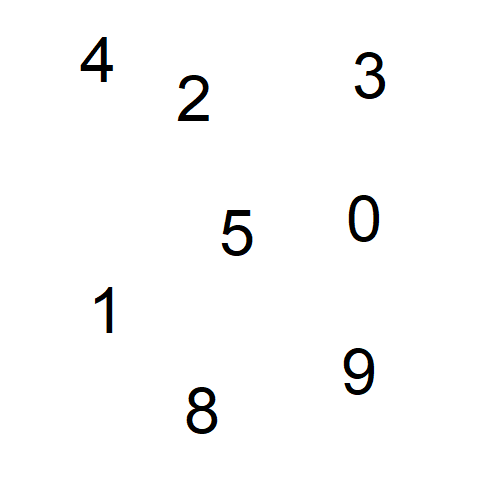
#> input picture 2. Digit recognition/source/sample3.png, 500 x 500 px; its folder holds 4 pictures in this run
$ python source.py
#> lines starting #> are read from the running program, lines starting #| are printed output that depends on the picture; after the words box and inside, x2 and y2 are one past the last pixel; in counts of white or black regions, pixels touching at a corner belong together
import cv2
import os, shutil
import math
import operator
from scipy.ndimage import interpolation as inter
import numpy as np

def loadData():
    data = dict([
        ('0', []),
        ('1', []),
        ('2', []),
        ('3', []),
        ('4', []),
        ('5', []),
        ('6', []),
        ('7', []),
        ('8', []),
        ('9', []),
    ])

    currentPath = os.getcwd()
    dataDirectory = os.path.join(currentPath, "data")

    for dirPath, _, folderContent in os.walk(dataDirectory):
        for file in folderContent:
            digit = str.split(dirPath, os.path.sep)[-1]
            filePath = os.path.join(dirPath, file)

            if str.split(filePath, '.')[-1] != 'png':
                continue

            imageBitmap = cv2.imread(filePath, cv2.IMREAD_GRAYSCALE)
            _, thresh = cv2.threshold(imageBitmap, 120, 255, cv2.THRESH_BINARY)
            thresh = thresh.astype(int) / 255

            data[digit].append(thresh)

    return data


data = loadData()

def calculateEuclideanDistance(image1, image2):
    if(image1.shape != image2.shape):
        print('Shapes are different')
        return 1000000

    distance = np.sum((image1 - image2) ** 2)

    return math.sqrt(distance)

class ClassificationResult:
    recognizedDigit: str
    bitmapIndex: int
    euclideanDistance: float

    def __init__(self, recognizedDigit, bitmapIndex, euclideanDistance):
        self.recognizedDigit = recognizedDigit
        self.bitmapIndex = bitmapIndex
        self.euclideanDistance = euclideanDistance


def classify(preparedImage):
    distances = []

    for digit in data:
        for bitmapIndex, bitmap in enumerate(data[digit]):
            distance = calculateEuclideanDistance(preparedImage, bitmap)

            classificationResult = ClassificationResult(digit, bitmapIndex, distance)
            distances.append(classificationResult)

    distances.sort(key = lambda result: result.euclideanDistance)

    minDistances = distances[:8]

    frequency = dict()

    for distance in minDistances:
        currentValue = frequency.get(distance.recognizedDigit, 0)
        frequency[distance.recognizedDigit] = currentValue + 1

    max_value = max(frequency.items(), key=operator.itemgetter(1))

    max_value_elements = list()

    for key, value in frequency.items():
        if value == max_value[1]:
            max_value_elements.append(key)

    if len(max_value_elements) == 1:

        for distance in minDistances:
            if distance.recognizedDigit == max_value_elements[0]:
                return distance.recognizedDigit, distance.euclideanDistance, minDistances

    return (minDistances[0].recognizedDigit, minDistances[0].euclideanDistance, minDistances)


# prepare artifactgs directory
artifactsPath = os.path.join(os.curdir, "artifacts")

if os.path.isdir(artifactsPath):
    shutil.rmtree(artifactsPath)
    os.mkdir(artifactsPath)
else:
    os.mkdir(artifactsPath)

sampleName = "sample3.png"
image = cv2.imread(sampleName, cv2.IMREAD_GRAYSCALE)
#> image: shape (500, 500); min 0, max 255, mean 250.5

# In OpenCV, finding contours is like finding white object from black background.
image = cv2.bitwise_not(image)
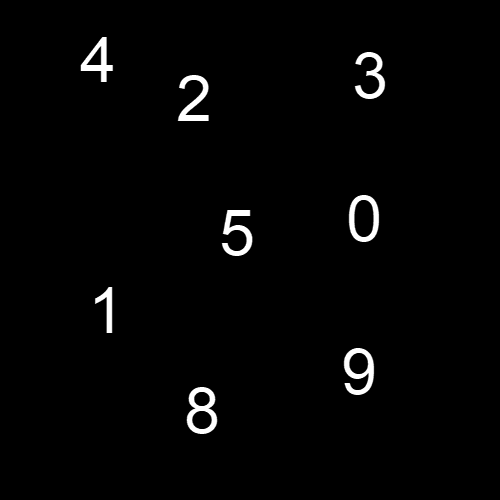
#> image: shape (500, 500); min 0, max 255, mean 4.5

th, dst = cv2.threshold(image, 0, 255, cv2.THRESH_BINARY);
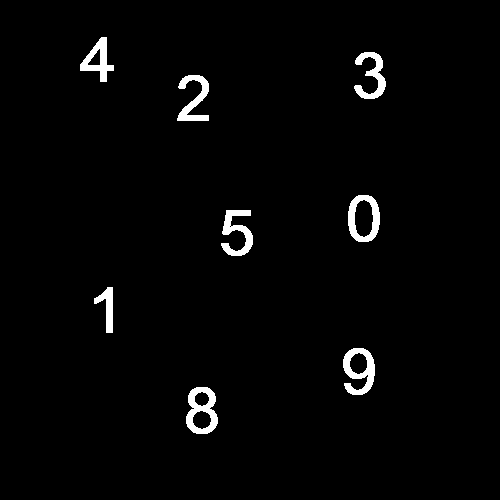
#> dst: shape (500, 500); 2.2% white; 8 white regions

contours, _ = cv2.findContours(image=dst, mode=cv2.RETR_EXTERNAL, method=cv2.CHAIN_APPROX_SIMPLE)
#> contours = 8 contours; box (x1, y1, x2, y2) and area: (348, 195, 380, 242) 1206, (186, 387, 218, 434) 1136, (343, 348, 375, 395) 980, (80, 37, 114, 82) 673, (221, 210, 253, 256) 603, (177, 75, 209, 121) 570, (354, 52, 386, 99) 561, (94, 287, 113, 333) 345

image_copy =  cv2.imread(sampleName)
#> image_copy is the input picture: shape (500, 500, 3); mean B, G, R 250.4, 250.4, 250.4

count = 1


def findCentroid(image):
    x_acc = 0
    y_acc = 0
    count = 0

    for xi in range(0, image.shape[0] - 1):
        for yi in range(0, image.shape[1]):
            if image[xi, yi] == 255:
                x_acc += xi
                y_acc += yi
                count += 1

    cx = (int)(x_acc / count)
    cy = (int)(y_acc / count)

    return (cx, cy)

for contour in contours:
    x, y, w, h = cv2.boundingRect(contour)

    # 1. Select only bounding rectangle
    cropped = image[y:(y + h), x:(x + w), ]

    # 2. Resize to the 20x20 pixel box
    resized = cv2.resize(cropped, (20, 20))

    #cv2.imshow('resized', resized)
    #cv2.waitKey()

    # 3. Extend a little bit to simplify shifting to centroid-based
    extended = cv2.copyMakeBorder(resized, 50, 50, 25, 25, cv2.BORDER_CONSTANT, None, value = 0)

    xc, yc = findCentroid(extended)

    # 4. Shift to centroid baised image
    centroidBased = extended[xc - 14:xc + 14, yc - 14: yc+14]

    # 5. Threshold to True-False shape representation
    _, thresh = cv2.threshold(centroidBased, 120, 255, cv2.THRESH_BINARY)
    thresh = thresh.astype(int) / 255

    cv2.imwrite("artifacts/{count}.jpg".format(count = count), centroidBased)

    # 6. Apply classifier
#> (the run stopped early here; a loop or call above may not have finished)
